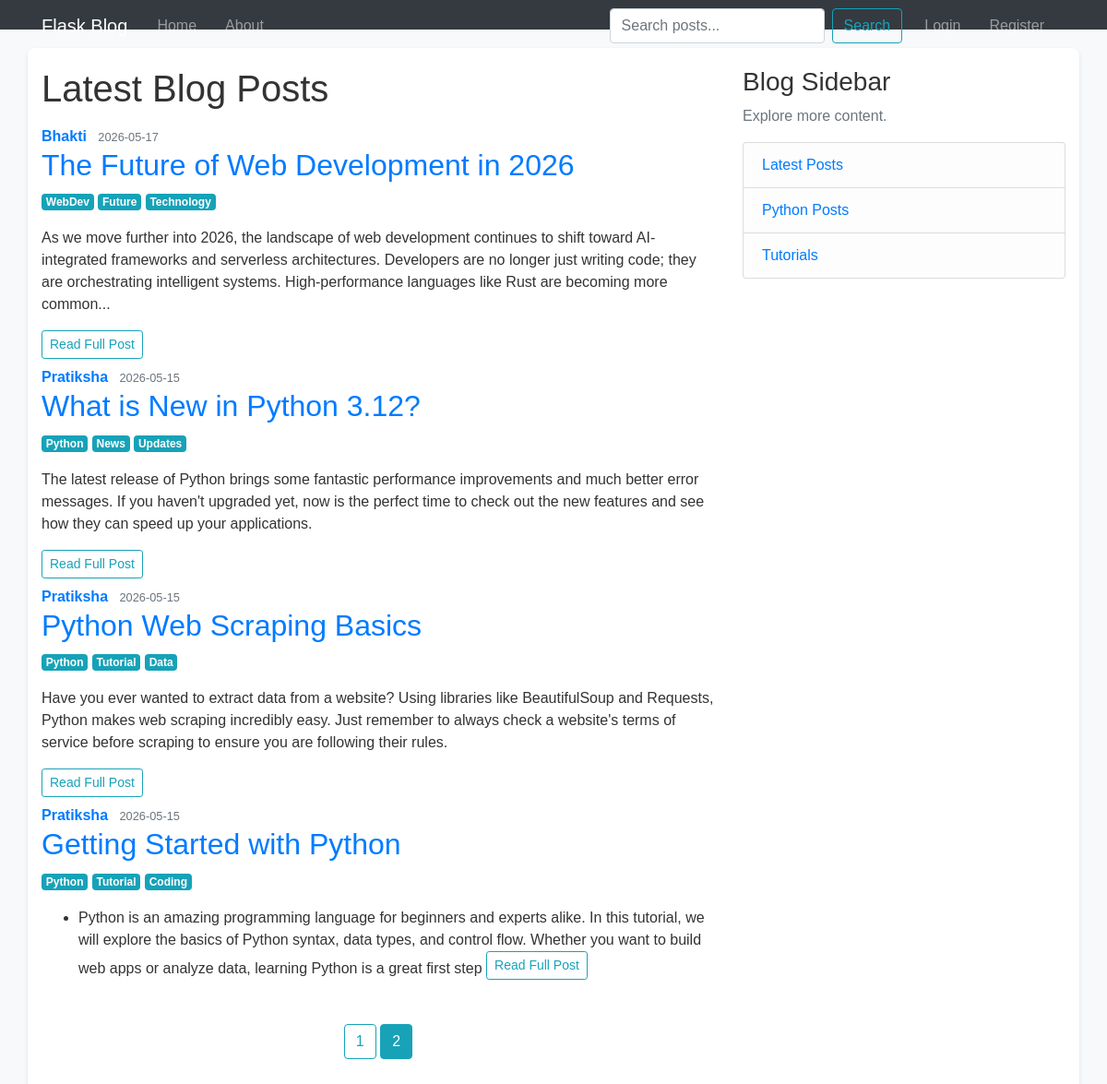
The page /home?page=2 on the database its author committed.
### flaskblog/models.py (models this page shows, shortened)
class Post(db.Model):
    id = db.Column(db.Integer, primary_key=True)
    title = db.Column(db.String(100), nullable=False)
    date_posted = db.Column(db.DateTime, nullable=False, default=datetime.now)
    content = db.Column(db.Text, nullable=False)
    user_id = db.Column(db.Integer, db.ForeignKey('user.id'), nullable=False)
    tags = db.relationship('Tag', secondary=post_tags, backref=db.backref('posts', lazy='dynamic'))
    comments = db.relationship('Comment', backref='post', lazy=True, cascade="all, delete-orphan")

class User(db.Model, UserMixin):
    id = db.Column(db.Integer, primary_key=True)
    username = db.Column(db.String(20), unique=True, nullable=False)
    email = db.Column(db.String(120), unique=True, nullable=False)
    image_file = db.Column(db.String(20), nullable=False, default='default.jpg')
    password = db.Column(db.String(60), nullable=False)
    posts = db.relationship('Post', backref='author', lazy=True)
    comments = db.relationship('Comment', backref='author', lazy=True)

class Tag(db.Model):
    id = db.Column(db.Integer, primary_key=True)
    name = db.Column(db.String(50), unique=True, nullable=False)

### flaskblog/routes.py (the view)
@app.route("/")
@app.route("/home")
def home():
    page = request.args.get('page', 1, type=int)
    posts = Post.query.order_by(Post.date_posted.desc()).paginate(page=page, per_page=5)
    return render_template('home.html', posts=posts)

### flaskblog/templates/home.html
{% extends "layout.html" %}
{% block content %}
    <h1 class="mb-3">Latest Blog Posts</h1>
    {% for post in posts.items %}
        <article class="media content-section">
          <div class="media-body">
            <div class="article-metadata">
              <a class="mr-2 font-weight-bold" href="#">{{ post.author.username }}</a>
              <small class="text-muted">{{ post.date_posted.strftime('%Y-%m-%d') }}</small>
            </div>
            <h2><a class="article-title" href="{{ url_for('post', post_id=post.id) }}">{{ post.title }}</a></h2>
            <div class="mb-2">
                {% for tag in post.tags %}
                    <a class="badge badge-info" href="{{ url_for('tag_posts', tag_name=tag.name) }}">{{ tag.name }}</a>
                {% endfor %}
            </div>
            <p class="article-content text-dark">{{ post.content | safe | truncate(300) }}</p>
            <a class="btn btn-outline-info btn-sm mb-2" href="{{ url_for('post', post_id=post.id) }}">Read Full Post</a>
          </div>
        </article>
    {% endfor %}
    <div class="mt-4 text-center">
        {% for page_num in posts.iter_pages(left_edge=1, right_edge=1, left_current=1, right_current=2) %}
          {% if page_num %}
            {% if posts.page == page_num %}
              <a class="btn btn-info mb-4" href="{{ url_for('home', page=page_num) }}">{{ page_num }}</a>
            {% else %}
              <a class="btn btn-outline-info mb-4" href="{{ url_for('home', page=page_num) }}">{{ page_num }}</a>
            {% endif %}
          {% else %}
            ...
          {% endif %}
        {% endfor %}
    </div>
{% endblock content %}

### flaskblog/static/main.css (style rules this page uses)
body { background-color: #f8f9fa; font-family: Arial, sans-serif; color: #333; }

### rows shown on the page
Post: author.username "Bhakti", date_posted "2026-05-17", title "The Future of Web Development in 2026", content "As we move further into 2026, the landscape of web development continues to shift toward AI-integrated frameworks and serverless architectures. Developers are no longer just writing code; they are orchestrating intelligent systems. High-performance languages like Rust are becoming more common..."
Tag: name "WebDev"
Tag: name "Future"
Tag: name "Technology"
Post: author.username "Pratiksha", date_posted "2026-05-15", title "What is New in Python 3.12?", content "The latest release of Python brings some fantastic performance improvements and much better error messages. If you haven't upgraded yet, now is the perfect time to check out the new features and see how they can speed up your applications."
Tag: name "Python"
Tag: name "News"
Tag: name "Updates"
Post: author.username "Pratiksha", date_posted "2026-05-15", title "Python Web Scraping Basics", content "Have you ever wanted to extract data from a website? Using libraries like BeautifulSoup and Requests, Python makes web scraping incredibly easy. Just remember to always check a website's terms of service before scraping to ensure you are following their rules."
Tag: name "Tutorial"
Tag: name "Data"
Post: author.username "Pratiksha", date_posted "2026-05-15", title "Getting Started with Python", content "Python is an amazing programming language for beginners and experts alike. In this tutorial, we will explore the basics of Python syntax, data types, and control flow. Whether you want to build web apps or analyze data, learning Python is a great first step"
Tag: name "Coding"

### other values the page prints
{{ page_num }} "1"
{{ page_num }} "2"
